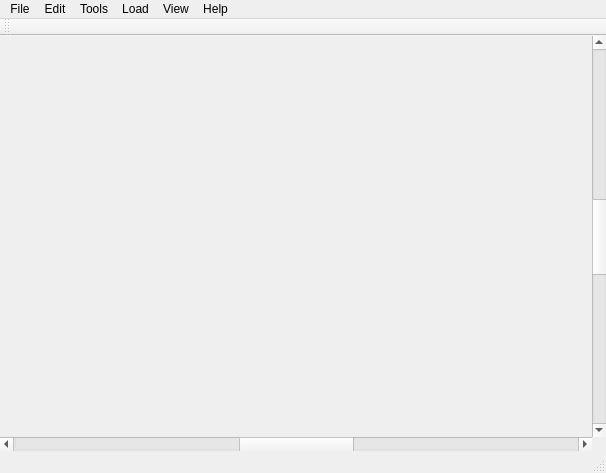
<?xml version="1.0" encoding="UTF-8"?>
<ui version="4.0">
 <class>MainWindow</class>
 <widget class="QMainWindow" name="MainWindow">
  <property name="geometry">
   <rect>
    <x>0</x>
    <y>0</y>
    <width>606</width>
    <height>473</height>
   </rect>
  </property>
  <property name="windowTitle">
   <string>Map Editor</string>
  </property>
  <widget class="QWidget" name="centralWidget">
   <layout class="QGridLayout" name="gridLayout">
    <property name="leftMargin">
     <number>0</number>
    </property>
    <property name="topMargin">
     <number>0</number>
    </property>
    <property name="rightMargin">
     <number>0</number>
    </property>
    <property name="bottomMargin">
     <number>0</number>
    </property>
    <property name="spacing">
     <number>0</number>
    </property>
    <item row="0" column="1">
     <widget class="QScrollBar" name="verticalScrollBar">
      <property name="maximum">
       <number>255</number>
      </property>
      <property name="singleStep">
       <number>8</number>
      </property>
      <property name="pageStep">
       <number>64</number>
      </property>
      <property name="value">
       <number>128</number>
      </property>
      <property name="orientation">
       <enum>Qt::Vertical</enum>
      </property>
     </widget>
    </item>
    <item row="0" column="0">
     <widget class="ViewWidget" name="widget" native="true"/>
    </item>
    <item row="1" column="0">
     <widget class="QScrollBar" name="horizontalScrollBar">
      <property name="maximum">
       <number>255</number>
      </property>
      <property name="singleStep">
       <number>8</number>
      </property>
      <property name="pageStep">
       <number>64</number>
      </property>
      <property name="value">
       <number>128</number>
      </property>
      <property name="orientation">
       <enum>Qt::Horizontal</enum>
      </property>
     </widget>
    </item>
   </layout>
  </widget>
  <widget class="QMenuBar" name="menuBar">
   <property name="geometry">
    <rect>
     <x>0</x>
     <y>0</y>
     <width>606</width>
     <height>19</height>
    </rect>
   </property>
   <widget class="QMenu" name="menuFile">
    <property name="title">
     <string>File</string>
    </property>
    <addaction name="actionNew"/>
    <addaction name="actionOpen"/>
    <addaction name="separator"/>
    <addaction name="actionSave"/>
    <addaction name="actionSave_As"/>
    <addaction name="separator"/>
    <addaction name="actionClose"/>
    <addaction name="actionQuit"/>
   </widget>
   <widget class="QMenu" name="menuEdit">
    <property name="title">
     <string>Edit</string>
    </property>
    <widget class="QMenu" name="menuZoom">
     <property name="title">
      <string>Zoom</string>
     </property>
     <addaction name="actionZoom_In"/>
     <addaction name="actionZoom_Out"/>
     <addaction name="actionActual_Size"/>
    </widget>
    <addaction name="actionUndo"/>
    <addaction name="actionRedo"/>
    <addaction name="separator"/>
    <addaction name="actionCut"/>
    <addaction name="actionCopy"/>
    <addaction name="actionPaste"/>
    <addaction name="actionDelete"/>
    <addaction name="separator"/>
    <addaction name="menuZoom"/>
    <addaction name="actionSelect_All"/>
    <addaction name="separator"/>
    <addaction name="actionLock_Walls"/>
   </widget>
   <widget class="QMenu" name="menuHelp">
    <property name="title">
     <string>Help</string>
    </property>
    <addaction name="actionAbout"/>
   </widget>
   <widget class="QMenu" name="menuTools">
    <property name="title">
     <string>Tools</string>
    </property>
    <addaction name="actionAddRoom"/>
    <addaction name="actionGrab"/>
    <addaction name="actionExtrude"/>
    <addaction name="actionSlice"/>
    <addaction name="separator"/>
    <addaction name="actionProperties"/>
   </widget>
   <widget class="QMenu" name="menuLoad">
    <property name="title">
     <string>Load</string>
    </property>
   </widget>
   <widget class="QMenu" name="menuView">
    <property name="title">
     <string>View</string>
    </property>
    <addaction name="actionRooms"/>
   </widget>
   <addaction name="menuFile"/>
   <addaction name="menuEdit"/>
   <addaction name="menuTools"/>
   <addaction name="menuLoad"/>
   <addaction name="menuView"/>
   <addaction name="menuHelp"/>
  </widget>
  <widget class="QToolBar" name="mainToolBar">
   <attribute name="toolBarArea">
    <enum>TopToolBarArea</enum>
   </attribute>
   <attribute name="toolBarBreak">
    <bool>false</bool>
   </attribute>
  </widget>
  <widget class="QStatusBar" name="statusBar"/>
  <action name="actionNew">
   <property name="icon">
    <iconset theme="document-new">
     <normaloff>.</normaloff>.</iconset>
   </property>
   <property name="text">
    <string>New</string>
   </property>
   <property name="shortcut">
    <string>Ctrl+T</string>
   </property>
  </action>
  <action name="actionOpen">
   <property name="icon">
    <iconset theme="document-open">
     <normaloff>.</normaloff>.</iconset>
   </property>
   <property name="text">
    <string>Open</string>
   </property>
   <property name="shortcut">
    <string>Ctrl+O</string>
   </property>
  </action>
  <action name="actionSave">
   <property name="icon">
    <iconset theme="document-save">
     <normaloff>.</normaloff>.</iconset>
   </property>
   <property name="text">
    <string>Save</string>
   </property>
   <property name="shortcut">
    <string>Ctrl+S</string>
   </property>
  </action>
  <action name="actionSave_As">
   <property name="icon">
    <iconset theme="document-save-as">
     <normaloff>.</normaloff>.</iconset>
   </property>
   <property name="text">
    <string>Save As</string>
   </property>
   <property name="shortcut">
    <string>Ctrl+Shift+S</string>
   </property>
  </action>
  <action name="actionClose">
   <property name="icon">
    <iconset theme="document-close">
     <normaloff>.</normaloff>.</iconset>
   </property>
   <property name="text">
    <string>Close</string>
   </property>
   <property name="shortcut">
    <string>Ctrl+W</string>
   </property>
  </action>
  <action name="actionQuit">
   <property name="icon">
    <iconset theme="application-exit">
     <normaloff>.</normaloff>.</iconset>
   </property>
   <property name="text">
    <string>Quit</string>
   </property>
   <property name="shortcut">
    <string>Ctrl+Q</string>
   </property>
  </action>
  <action name="actionUndo">
   <property name="icon">
    <iconset theme="edit-undo">
     <normaloff>.</normaloff>.</iconset>
   </property>
   <property name="text">
    <string>Undo</string>
   </property>
   <property name="shortcut">
    <string>Ctrl+Z</string>
   </property>
  </action>
  <action name="actionRedo">
   <property name="icon">
    <iconset theme="edit-redo">
     <normaloff>.</normaloff>.</iconset>
   </property>
   <property name="text">
    <string>Redo</string>
   </property>
   <property name="shortcut">
    <string>Ctrl+Shift+Z</string>
   </property>
  </action>
  <action name="actionCut">
   <property name="enabled">
    <bool>true</bool>
   </property>
   <property name="icon">
    <iconset theme="edit-cut">
     <normaloff>.</normaloff>.</iconset>
   </property>
   <property name="text">
    <string>Cut</string>
   </property>
   <property name="shortcut">
    <string>Ctrl+X</string>
   </property>
  </action>
  <action name="actionCopy">
   <property name="enabled">
    <bool>true</bool>
   </property>
   <property name="icon">
    <iconset theme="edit-copy">
     <normaloff>.</normaloff>.</iconset>
   </property>
   <property name="text">
    <string>Copy</string>
   </property>
   <property name="shortcut">
    <string>Ctrl+C</string>
   </property>
  </action>
  <action name="actionPaste">
   <property name="enabled">
    <bool>true</bool>
   </property>
   <property name="icon">
    <iconset theme="edit-paste">
     <normaloff>.</normaloff>.</iconset>
   </property>
   <property name="text">
    <string>Paste</string>
   </property>
   <property name="shortcut">
    <string>Ctrl+V</string>
   </property>
  </action>
  <action name="actionDelete">
   <property name="enabled">
    <bool>true</bool>
   </property>
   <property name="icon">
    <iconset theme="edit-delete">
     <normaloff>.</normaloff>.</iconset>
   </property>
   <property name="text">
    <string>Delete</string>
   </property>
   <property name="shortcut">
    <string>Del</string>
   </property>
  </action>
  <action name="actionZoom_In">
   <property name="icon">
    <iconset theme="zoom-in">
     <normaloff>.</normaloff>.</iconset>
   </property>
   <property name="text">
    <string>Zoom In</string>
   </property>
   <property name="shortcut">
    <string>Ctrl++</string>
   </property>
  </action>
  <action name="actionZoom_Out">
   <property name="icon">
    <iconset theme="zoom-out">
     <normaloff>.</normaloff>.</iconset>
   </property>
   <property name="text">
    <string>Zoom Out</string>
   </property>
   <property name="shortcut">
    <string>Ctrl+-</string>
   </property>
  </action>
  <action name="actionActual_Size">
   <property name="icon">
    <iconset theme="zoom-original">
     <normaloff>.</normaloff>.</iconset>
   </property>
   <property name="text">
    <string>Actual Size</string>
   </property>
   <property name="shortcut">
    <string>Ctrl+=</string>
   </property>
  </action>
  <action name="actionAbout">
   <property name="icon">
    <iconset theme="help-about">
     <normaloff>.</normaloff>.</iconset>
   </property>
   <property name="text">
    <string>About</string>
   </property>
  </action>
  <action name="actionGrab">
   <property name="text">
    <string>Grab</string>
   </property>
   <property name="shortcut">
    <string>G</string>
   </property>
  </action>
  <action name="actionSelect_All">
   <property name="icon">
    <iconset theme="edit-select-all">
     <normaloff>.</normaloff>.</iconset>
   </property>
   <property name="text">
    <string>Select All</string>
   </property>
   <property name="shortcut">
    <string>Ctrl+A</string>
   </property>
  </action>
  <action name="actionExtrude">
   <property name="text">
    <string>Extrude</string>
   </property>
   <property name="shortcut">
    <string>E</string>
   </property>
  </action>
  <action name="actionSlice">
   <property name="text">
    <string>Slice</string>
   </property>
   <property name="shortcut">
    <string>R</string>
   </property>
  </action>
  <action name="actionRooms">
   <property name="checkable">
    <bool>true</bool>
   </property>
   <property name="checked">
    <bool>true</bool>
   </property>
   <property name="text">
    <string>Rooms</string>
   </property>
  </action>
  <action name="actionAddRoom">
   <property name="checkable">
    <bool>false</bool>
   </property>
   <property name="checked">
    <bool>false</bool>
   </property>
   <property name="text">
    <string>New</string>
   </property>
   <property name="shortcut">
    <string>N</string>
   </property>
  </action>
  <action name="actionLock_Walls">
   <property name="checkable">
    <bool>true</bool>
   </property>
   <property name="checked">
    <bool>true</bool>
   </property>
   <property name="text">
    <string>Lock Walls</string>
   </property>
  </action>
  <action name="actionProperties">
   <property name="checkable">
    <bool>true</bool>
   </property>
   <property name="text">
    <string>Properties</string>
   </property>
  </action>
 </widget>
 <layoutdefault spacing="6" margin="11"/>
 <customwidgets>
  <customwidget>
   <class>ViewWidget</class>
   <extends>QWidget</extends>
   <header>src/viewwidget.h</header>
   <container>1</container>
  </customwidget>
 </customwidgets>
 <resources/>
 <connections>
  <connection>
   <sender>actionQuit</sender>
   <signal>triggered()</signal>
   <receiver>MainWindow</receiver>
   <slot>close()</slot>
   <hints>
    <hint type="sourcelabel">
     <x>-1</x>
     <y>-1</y>
    </hint>
    <hint type="destinationlabel">
     <x>326</x>
     <y>175</y>
    </hint>
   </hints>
  </connection>
 </connections>
</ui>
